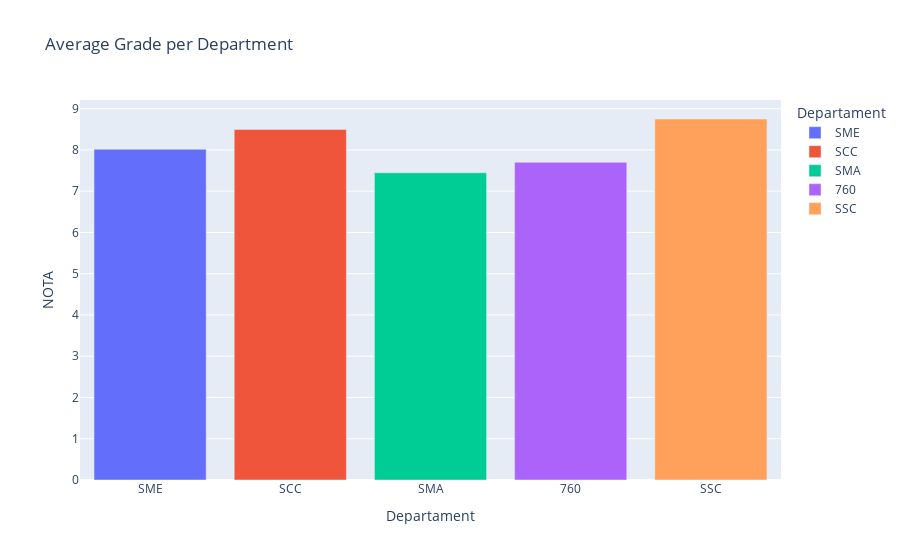

The cell this chart's notebook holds for it:
### Code cell
# plot grade average per department

dept_avg = grades_with_students.group_by('Departament').agg(pl.col('NOTA').mean())
plot = px.bar(dept_avg.to_pandas(), x='Departament', y='NOTA', title='Average Grade per Department', color='Departament')
plot.show()

### Figure 1 — Plotly figure (JSON) as saved in the notebook; plotly's stock layout.template omitted (floating-point values rounded to 4 significant figures)
{"data": [{"hovertemplate": "Departament=%{x}<br>NOTA=%{y}<extra></extra>", "legendgroup": "SME", "marker": {"color": "#636efa", "pattern": {"shape": ""}}, "name": "SME", "orientation": "v", "showlegend": true, "textposition": "auto", "type": "bar", "x": ["SME"], "xaxis": "x", "y": [8.017], "yaxis": "y"}, {"hovertemplate": "Departament=%{x}<br>NOTA=%{y}<extra></extra>", "legendgroup": "SCC", "marker": {"color": "#EF553B", "pattern": {"shape": ""}}, "name": "SCC", "orientation": "v", "showlegend": true, "textposition": "auto", "type": "bar", "x": ["SCC"], "xaxis": "x", "y": [8.496], "yaxis": "y"}, {"hovertemplate": "Departament=%{x}<br>NOTA=%{y}<extra></extra>", "legendgroup": "SMA", "marker": {"color": "#00cc96", "pattern": {"shape": ""}}, "name": "SMA", "orientation": "v", "showlegend": true, "textposition": "auto", "type": "bar", "x": ["SMA"], "xaxis": "x", "y": [7.447], "yaxis": "y"}, {"hovertemplate": "Departament=%{x}<br>NOTA=%{y}<extra></extra>", "legendgroup": "760", "marker": {"color": "#ab63fa", "pattern": {"shape": ""}}, "name": "760", "orientation": "v", "showlegend": true, "textposition": "auto", "type": "bar", "x": ["760"], "xaxis": "x", "y": [7.7], "yaxis": "y"}, {"hovertemplate": "Departament=%{x}<br>NOTA=%{y}<extra></extra>", "legendgroup": "SSC", "marker": {"color": "#FFA15A", "pattern": {"shape": ""}}, "name": "SSC", "orientation": "v", "showlegend": true, "textposition": "auto", "type": "bar", "x": ["SSC"], "xaxis": "x", "y": [8.749], "yaxis": "y"}], "layout": {"barmode": "relative", "legend": {"title": {"text": "Departament"}, "tracegroupgap": 0}, "title": {"text": "Average Grade per Department"}, "xaxis": {"anchor": "y", "categoryarray": ["SME", "SCC", "SMA", "760", "SSC"], "categoryorder": "array", "domain": [0, 1], "title": {"text": "Departament"}}, "yaxis": {"anchor": "x", "domain": [0, 1], "title": {"text": "NOTA"}}}}
